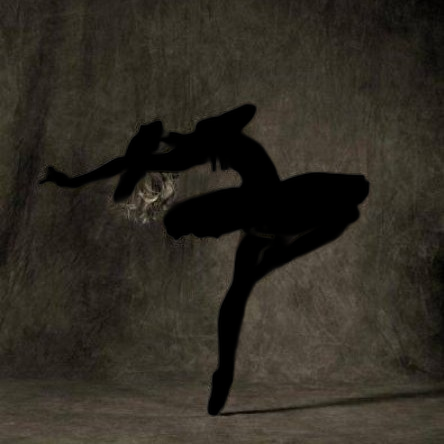
#> input picture Images/background.png, 444 x 444 px, found by its file name
$ python mergeImage.py
#> lines starting #> are read from the running program, lines starting #| are printed output that depends on the picture; after the words box and inside, x2 and y2 are one past the last pixel; in counts of white or black regions, pixels touching at a corner belong together
from PIL import Image
import numpy as np

def remove_background_advanced(image):
    # Convert the image to RGBA mode
    image = image.convert("RGBA")

    # Convert PIL image to numpy array
    data = np.array(image)

    # Set threshold for black pixels
    lower_black = np.array([0, 0, 0, 255])
    upper_black = np.array([10, 10, 10, 255])

    # Create a mask to identify black pixels
    mask = np.all(data[:, :, :3] <= upper_black[:3], axis=-1) & np.all(data[:, :, :3] >= lower_black[:3], axis=-1)

    # Apply the mask to remove black background
    data[mask] = [0, 0, 0, 0]  # Set black pixels to transparent

    # Convert the numpy array back to a PIL image
    image = Image.fromarray(data, 'RGBA')
    return image

def merge_images(background_path, foreground_path, output_path):
    # Open the background and foreground images
    background = Image.open(background_path)
#> background is the input picture: PIL image 444x444 RGB; mean R, G, B 48.1, 43.6, 35.1
    foreground = Image.open(foreground_path)
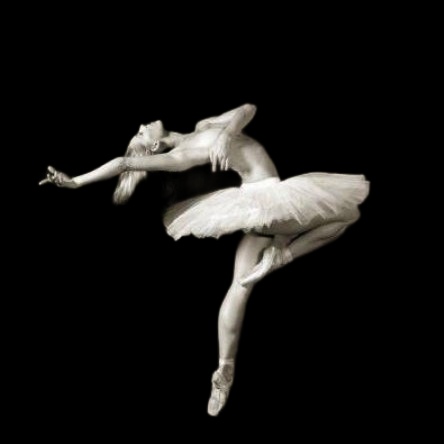
#> input picture Images/subject.png, 444 x 444 px, found by its file name
#> foreground is the input picture: PIL image 444x444 RGB; mean R, G, B 20.6, 20, 18.6

    # Remove black background from the foreground image
    foreground = remove_background_advanced(foreground)
#> in remove_background_advanced, `mask = np.all(data[:, :, :3] <= upper_black[:3], axis=-1) & np.all(dat..`:
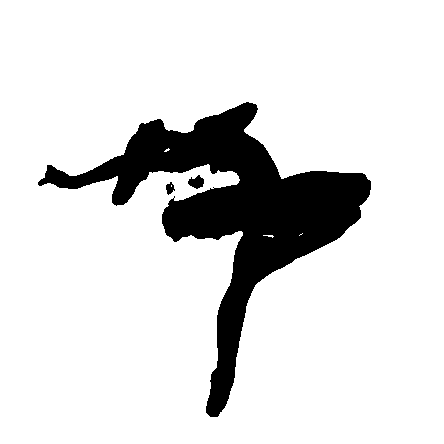
#> mask: shape (444, 444) bool; 86.7% white; 3 black regions, box (x1, y1, x2, y2) and area: (38, 102, 371, 417) 25947, (188, 175, 204, 189) 144, (166, 182, 175, 195) 72
#> in remove_background_advanced, `data[mask] = [0, 0, 0, 0]`:
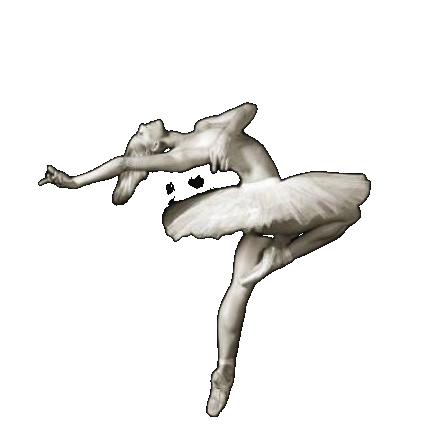
#> data: shape (444, 444, 4); mean R, G, B, A 20.5, 19.9, 18.6, 33.8; transparent parts drawn white

    # Convert images to RGBA mode if they're not already
    background = background.convert('RGBA')
#> background: PIL image 444x444 RGBA
    foreground = foreground.convert('RGBA')

    # Resize the foreground image to match the background size
    foreground = foreground.resize(background.size)

    # Merge the images by pasting the foreground onto the background
    merged_image = Image.alpha_composite(background, foreground)
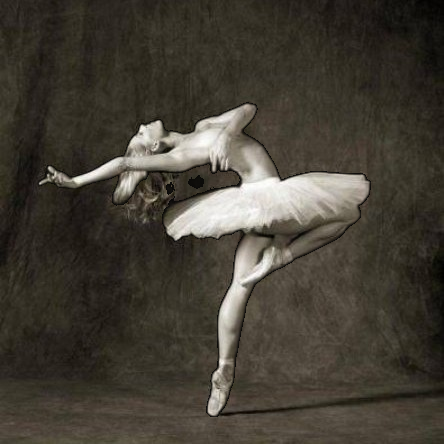
#> merged_image: PIL image 444x444 RGBA; mean R, G, B, A 67.9, 62.8, 53.1, 255

    # Save the merged image
    merged_image.save(output_path)

# Paths to your background and foreground PNG images
background_image_path = r'D:\Neural-Style-Transfer\Images\background.png'
foreground_image_path = r'D:\Neural-Style-Transfer\Images\subject.png'

# Path to save the output merged image
output_image_path = r'D:\Neural-Style-Transfer\Images\output_merged_image.png'

# Merge the images with specified paths
merge_images(background_image_path, foreground_image_path, output_image_path)
